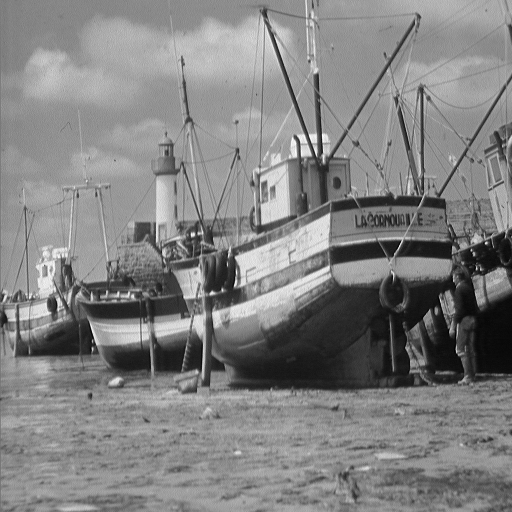
%> input picture excersiecs/vajihe7/8/boat.png, 512 x 512 px
$ octave t1s11.m   (GNU Octave 9; MATLAB toolbox functions it lacks are replaced by stand-ins)
%> lines starting %> are read from the running program, lines starting %| are printed output that depends on the picture
clc;
clear all;
close all;

image_boat = imread('C:\Program Files\Polyspace\R2019b\bin\img\boat.png');
%> image_boat is the input picture: size 512x512 uint8; min 0, max 255, mean 129.7
noise_boat = imnoise(image_boat,'salt & pepper');
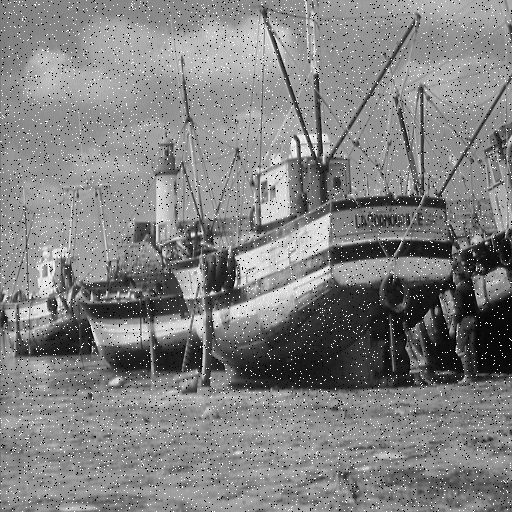
%> noise_boat: size 512x512 uint8; min 0, max 255, mean 129.6
subplot(2,2,1); imshow(noise_boat);

image_girl = imread('C:\Program Files\Polyspace\R2019b\bin\img\girl.png');
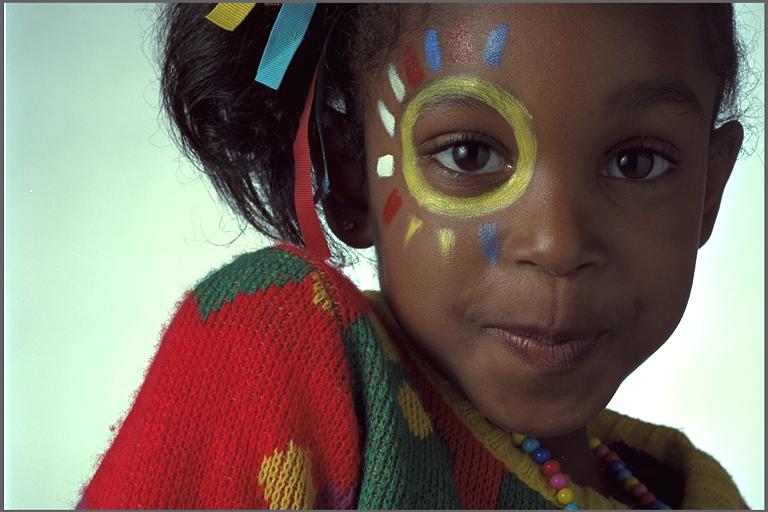
%> input picture excersiecs/Mohammad-t-t/13/girl.png, 768 x 512 px
%> image_girl is the input picture: size 512x768x3 uint8; mean R, G, B 119.5, 106, 96.1
noise_girl = imnoise(image_girl,'salt & pepper');
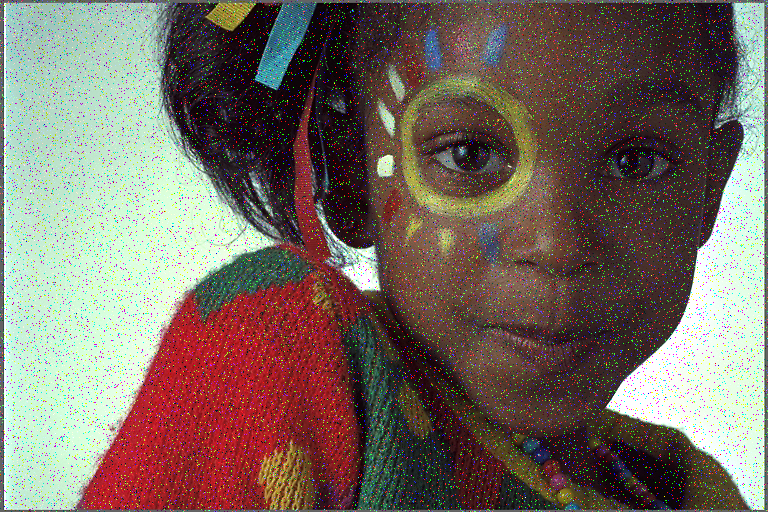
%> noise_girl: size 512x768x3 uint8; mean R, G, B 119.8, 107, 97.7
subplot(2,2,2); imshow(noise_girl);

%> (the run ends here)
